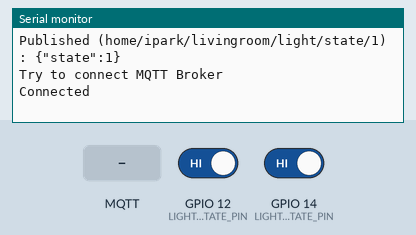
Bench run of a sketch on a simulated ESP8266 (NodeMCU). On the bench: the last lines printed to the serial monitor. Inputs (shaded band) come from the test bench; at power-on: GPIO 12 (LIGHT2_STATE_PIN) HIGH, GPIO 14 (LIGHT1_STATE_PIN) HIGH. WiFi joins after 1.5 s; servers stay silent unless stated; no MQTT or app messages arrive unless stated.

Above: at 2.7 s.
2.8 s: MQTT message "1" arrives on the first subscribed topic
At 4.0 s:
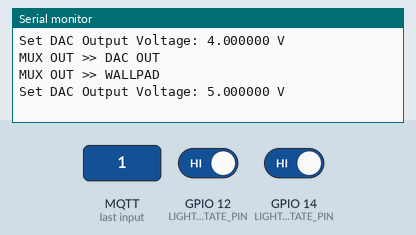
4.3 s: MQTT message "on" arrives on the first subscribed topic
5.8 s: MQTT message "off" arrives on the first subscribed topic
7.3 s: GPIO 12 (LIGHT2_STATE_PIN) driven LOW
At 8.3 s:
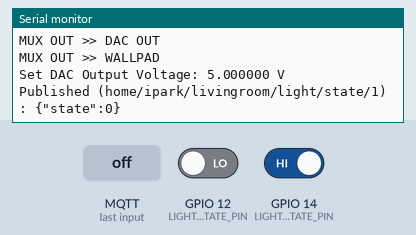
8.8 s: GPIO 14 (LIGHT1_STATE_PIN) driven LOW
At 9.4 s:
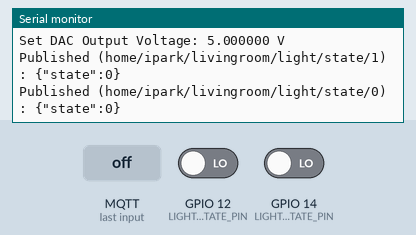

Measured:
- after the input at 2.8 s, the serial monitor: prints a new line at once (image 1)
- after the input at 7.3 s, the serial monitor: prints a new line after 0.22 s (image 2)
- after the input at 8.8 s, the serial monitor: prints a new line after 0.22 s (image 3)

The sketch:

wallpad_livingroom_ctrl.ino
```cpp
#include <ESP8266WiFi.h>
#include <Adafruit_MCP4725.h>
#include <PubSubClient.h>
#include <ArduinoJson.h>

char publish_msg[256];
StaticJsonDocument<256> json_doc;

const char* WIFI_SSID = "Your WiFi SSID";
const char* WIFI_PW = "Your WiFi Password";
WiFiClient wifi_client;

const char* MQTT_BROKER_ADDR = "Your MQTT Broker(Mosquitto) IP Address";
const int   MQTT_BROKER_PORT = 1234;  // Your MQTT Broker(Mosquitto) Port
const char* MQTT_ID = "Your MQTT Broker(Mosquitto) Auth ID";
const char* MQTT_PW = "Your MQTT Broker(Mosquitto) Auth Password";
PubSubClient mqtt_client(wifi_client);

const int DAC_RESOLUTION = 12;
const double DAC_VREG = 5.0;
Adafruit_MCP4725 dac;

const int MUX_SEL_PIN = 13;
const int LIGHT1_STATE_PIN = 14;
const int LIGHT2_STATE_PIN = 12;
const int LED1_PIN = 9;
const int LED2_PIN = 10;
int last_state_light1 = -1;
int last_state_light2 = -1;

const int MONITOR_INTERVAL_MS = 250;
long last_monitor_time = 0;

enum MUXOUT {
  WALLPAD = 0,
  DACOUT = 1
};

uint16_t convert_dac_value(double voltage) {
  return uint16_t( (pow(2, DAC_RESOLUTION) - 1) / DAC_VREG * voltage);
}

void setDacOutVoltage(double voltage) {
  uint16_t conv_val = convert_dac_value(voltage);
  Serial.printf("Set DAC Output Voltage: %f V\n", voltage);
  dac.setVoltage(conv_val, false);
}

void setMuxOut(MUXOUT value) {
  if (value == WALLPAD) {
    digitalWrite(MUX_SEL_PIN, LOW);
    Serial.println("MUX OUT >> WALLPAD");
  } else if (value == DACOUT) {
    digitalWrite(MUX_SEL_PIN, HIGH);
    Serial.println("MUX OUT >> DAC OUT");
  }
}

void changeLightState(int index) {
  if (index == 1) {
    setDacOutVoltage(4.0);
  } else if (index == 2) {
    setDacOutVoltage(3.0);
  }
  setMuxOut(DACOUT);
  delay(100);
  setMuxOut(WALLPAD);
  setDacOutVoltage(5.0);
}

void mqtt_callback(char* topic, byte* payload, unsigned int length) {
  Serial.print("Message arrived [");
  Serial.print(topic);
  Serial.print("] ");
  for (int i = 0; i < length; i++) {
    Serial.print((char)payload[i]);
  }
  Serial.println();

  if (!strcmp(topic, "home/ipark/livingroom/light/command/0")) {
    changeLightState(1);
  } else if(!strcmp(topic, "home/ipark/livingroom/light/command/1")) {
    changeLightState(2);
  }
}

void setup() {
  Serial.begin(115200);

  WiFi.begin(WIFI_SSID, WIFI_PW);
  Serial.print("\nWiFi Connecting");
  while (WiFi.status() != WL_CONNECTED) {
    delay(500);
    Serial.print(".");
  }
  Serial.println();

  mqtt_client.setServer(MQTT_BROKER_ADDR, MQTT_BROKER_PORT);
  mqtt_client.setCallback(mqtt_callback);

  Serial.print("Connected, IP address: ");
  Serial.println(WiFi.localIP());
  Serial.printf("MAC address = %s\n", WiFi.softAPmacAddress().c_str());

  pinMode(MUX_SEL_PIN, OUTPUT);
  pinMode(LIGHT1_STATE_PIN, INPUT);
  pinMode(LIGHT2_STATE_PIN, INPUT);

  dac.begin(0x60);
  setDacOutVoltage(5.0);
  setMuxOut(WALLPAD);

  readLightStateAll();
  last_monitor_time = millis();
}

void establish_mqtt_connection() {
  if (mqtt_client.connected())
    return;
  while (!mqtt_client.connected()) {
    Serial.println("Try to connect MQTT Broker");
    if (mqtt_client.connect("ESP8266_WALLPAD_LIVINGROOM", MQTT_ID, MQTT_PW)) {
      Serial.println("Connected");
      mqtt_client.subscribe("home/ipark/livingroom/light/command/0");
      mqtt_client.subscribe("home/ipark/livingroom/light/command/1");
    } else {
      Serial.print("failed, rc=");
      Serial.print(mqtt_client.state());
      delay(2000);
    }
  }
}

void readLightState(int index) {
  int state = -1;
  if (index == 1) {
    state = digitalRead(LIGHT1_STATE_PIN);
    if (state != last_state_light1) {
      last_state_light1 = state;
      publishLightState(1);
    }
  } else if (index == 2) {
    state = digitalRead(LIGHT2_STATE_PIN);
    if (state != last_state_light2) {
      last_state_light2 = state;
      publishLightState(2);
    }
  }
}

void readLightStateAll() {
  readLightState(1);
  readLightState(2);
}

void publishLightState(int index) {
  size_t n = 0;

  if (index == 1) {
    json_doc["state"] = last_state_light1;
    n = serializeJson(json_doc, publish_msg);
    mqtt_client.publish(
      "home/ipark/livingroom/light/state/0",
      publish_msg,
      n);
    Serial.print("Published (home/ipark/livingroom/light/state/0): ");
    Serial.println(publish_msg);
  } else if (index == 2) {
    json_doc["state"] = last_state_light2;
    n = serializeJson(json_doc, publish_msg);
    mqtt_client.publish(
      "home/ipark/livingroom/light/state/1",
      publish_msg,
      n);
    Serial.print("Published (home/ipark/livingroom/light/state/1): ");
    Serial.println(publish_msg);
  }
}

void loop() {
  establish_mqtt_connection();
  mqtt_client.loop();

  long current = millis();
  if (current - last_monitor_time >= MONITOR_INTERVAL_MS) {
    last_monitor_time = current;
    readLightStateAll();
  }
}
```
